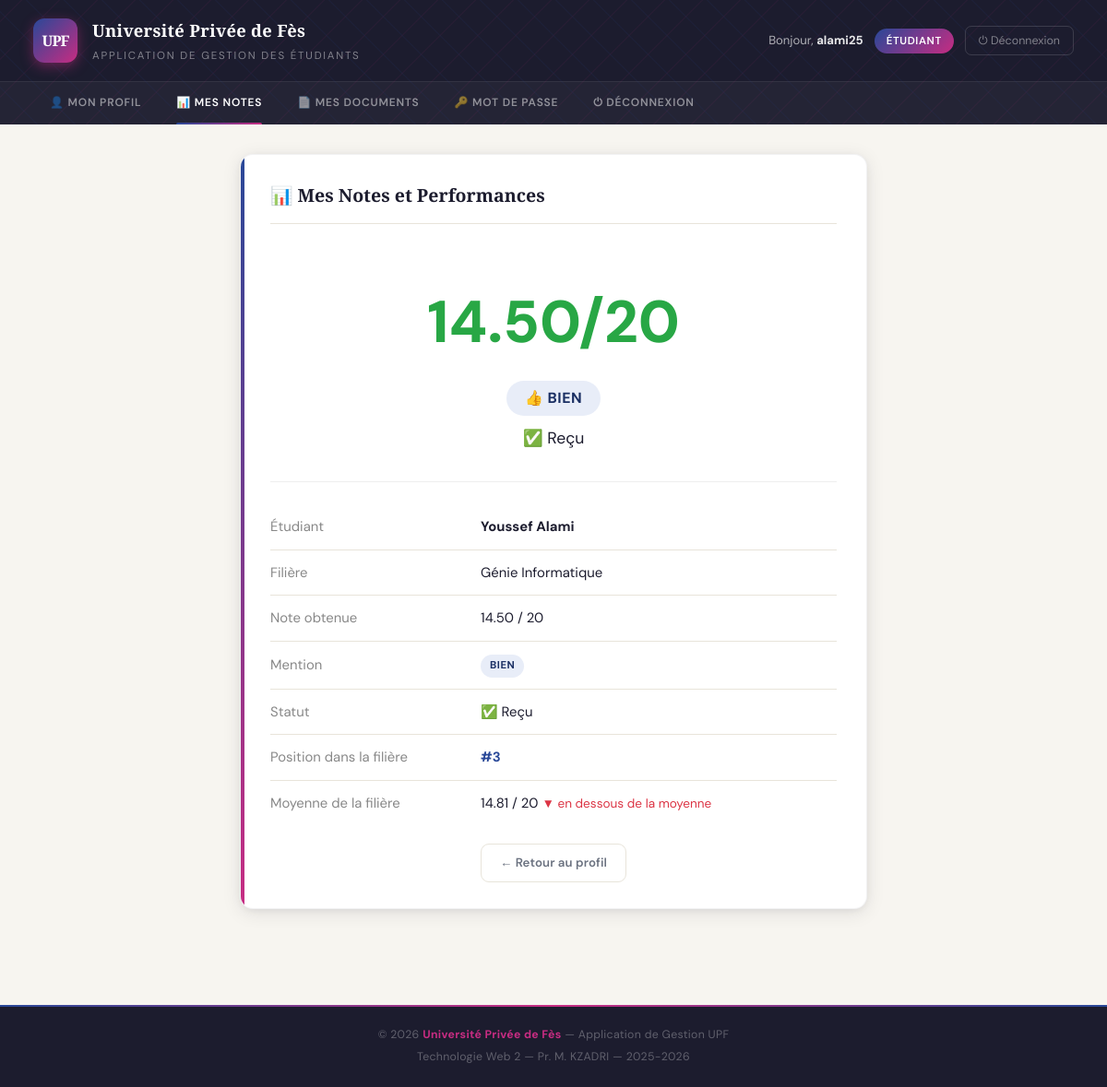
The page /user/notes.php (signed in) on the database its author committed.
### tables this page shows
CREATE TABLE IF NOT EXISTS etudiants (
    Code            VARCHAR(10)  NOT NULL,
    Nom             VARCHAR(50)  NOT NULL,
    Prenom          VARCHAR(50)  NOT NULL,
    Filiere         VARCHAR(10)  DEFAULT NULL,
    Note            DECIMAL(4,2) DEFAULT NULL,
    Photo           VARCHAR(255) DEFAULT NULL,
    date_naissance  DATE         DEFAULT NULL,
    email           VARCHAR(100) DEFAULT NULL,
    telephone       VARCHAR(20)  DEFAULT NULL,
    created_at      DATETIME     NOT NULL,
    PRIMARY KEY (Code),
    UNIQUE KEY uq_email (email),
    CONSTRAINT fk_etudiant_filiere FOREIGN KEY (Filiere) REFERENCES filieres(CodeF) ON DELETE SET NULL
);

CREATE TABLE IF NOT EXISTS filieres (
    CodeF       VARCHAR(10)  NOT NULL,
    IntituleF   VARCHAR(100) NOT NULL,
    responsable VARCHAR(100) DEFAULT NULL,
    nbPlaces    INT          DEFAULT NULL,
    created_at  DATETIME     NOT NULL,
    PRIMARY KEY (CodeF)
);

### user/notes.php (the view, shortened to what this page needs)
<?php
$pdo = getConnexion();
$stmt = $pdo->prepare('
    SELECT e.*, f.IntituleF FROM etudiants e
    LEFT JOIN filieres f ON e.Filiere = f.CodeF
    WHERE e.Code = ?
');
$stmt->execute([$_SESSION['etudiant_id']]);
$etudiant = $stmt->fetch();
$rang = null;
$moy_filiere = null;
if ($etudiant['Filiere'] && $etudiant['Note'] !== null) {
    $stmtRang = $pdo->prepare('
        SELECT COUNT(*) + 1 AS rang
        FROM etudiants
        WHERE Filiere = ? AND Note > ? AND Note IS NOT NULL
    ');
    $stmtRang->execute([$etudiant['Filiere'], $etudiant['Note']]);
    $rang = $stmtRang->fetchColumn();
    $stmtMoy = $pdo->prepare('SELECT ROUND(AVG(Note),2) AS moy FROM etudiants WHERE Filiere = ? AND Note IS NOT NULL');
    $stmtMoy->execute([$etudiant['Filiere']]);
    $moy_filiere = $stmtMoy->fetchColumn();
}
function getMention($note) {
    if ($note >= 14) return ['Bien',       'badge-bien',  '👍'];
    return ['Insuffisant', 'badge-insuf', '❌'];
}
[$mention, $badge, $emoji] = getMention($etudiant['Note']);
$statut = $etudiant['Note'] === null ? 'En attente' : ($etudiant['Note'] >= 10 ? '✅ Reçu' : '❌ Ajorné');
require_once '../includes/header.php';
?>
<div class="card" style="max-width:680px;margin:0 auto;">
    <h2>📊 Mes Notes et Performances</h2>
    <div style="text-align:center;padding:32px 0;border-bottom:1px solid #eee;margin-bottom:24px;">
        <div style="font-size:4rem;font-weight:800;
            color:<?= $etudiant['Note'] === null ? '#aaa' : ($etudiant['Note'] >= 12 ? '#28a745' : ($etudiant['Note'] >= 10 ? '#fd7e14' : '#dc3545')) ?>">
            <?= $etudiant['Note'] !== null ? $etudiant['Note'] . '/20' : '—' ?>
        </div>
        <div style="margin-top:10px;">
            <span class="badge <?= $badge ?>" style="font-size:1rem;padding:6px 20px;">
                <?= $emoji ?> <?= $mention ?>
            </span>
        </div>
        <div style="margin-top:10px;font-size:1.1rem;"><?= $statut ?></div>
    </div>
    <table style="width:100%;font-size:.93rem;">
        <tr style="border-bottom:1px solid #f0f0f0;">
            <td style="color:#888;padding:10px 0;">Étudiant</td>
            <td><strong><?= htmlspecialchars($etudiant['Prenom'] . ' ' . $etudiant['Nom']) ?></strong></td>
        </tr>
        <tr style="border-bottom:1px solid #f0f0f0;">
            <td style="color:#888;padding:10px 0;">Filière</td>
            <td><?= htmlspecialchars($etudiant['IntituleF'] ?? '—') ?></td>
        </tr>
        <tr style="border-bottom:1px solid #f0f0f0;">
            <td style="color:#888;padding:10px 0;">Note obtenue</td>
            <td>
                <?php if ($etudiant['Note'] !== null): ?>
                    <?= $etudiant['Note'] ?> / 20
                <?php else: ?>
                    <span style="color:#aaa;">Non encore évaluée</span>
                <?php endif; ?>
            </td>
        </tr>
        <tr style="border-bottom:1px solid #f0f0f0;">
            <td style="color:#888;padding:10px 0;">Mention</td>
            <td><span class="badge <?= $badge ?>"><?= $mention ?></span></td>
        </tr>
        <tr style="border-bottom:1px solid #f0f0f0;">
            <td style="color:#888;padding:10px 0;">Statut</td>
            <td><?= $statut ?></td>
        </tr>
        <?php if ($rang !== null): ?>
        <tr style="border-bottom:1px solid #f0f0f0;">
            <td style="color:#888;padding:10px 0;">Position dans la filière</td>
            <td><strong style="color:#294898;">#<?= $rang ?></strong></td>
        </tr>
        <?php endif; ?>
        <?php if ($moy_filiere !== null): ?>
        <tr>
            <td style="color:#888;padding:10px 0;">Moyenne de la filière</td>
            <td><?= $moy_filiere ?> / 20
                <?php if ($etudiant['Note'] !== null): ?>
                    <?php if ($etudiant['Note'] > $moy_filiere): ?>
                        <span style="color:#28a745;font-size:.85rem;">▲ au-dessus de la moyenne</span>
                    <?php elseif ($etudiant['Note'] < $moy_filiere): ?>
                        <span style="color:#dc3545;font-size:.85rem;">▼ en dessous de la moyenne</span>
                    <?php else: ?>
                        <span style="color:#fd7e14;font-size:.85rem;">= dans la moyenne</span>
                    <?php endif; ?>
                <?php endif; ?>
            </td>
        </tr>
        <?php endif; ?>
    </table>
    <div style="margin-top:20px;text-align:center;">
        <a href="profil.php" class="btn btn-outline">← Retour au profil</a>
    </div>
</div>
<?php require_once '../includes/footer.php'; ?>

### assets/style.css (style rules this page uses)
:root { --saphir: #294898; --saphir-deep: #1a2f63; --saphir-soft: #e8edf8; --fuchsia: #C72C82; --fuchsia-deep: #9e1f66; --fuchsia-soft: #fce8f3; --ivoire: #F7F5F0; --ivoire-dark: #E8E4DA; --charbon: #1C1C2E; --gris: #6B7280; --gris-light: #F3F4F6; --vert: #059669; --vert-soft: #D1FAE5; --amber: #D97706; --amber-soft: #FEF3C7; --rouge: #DC2626; --rouge-soft: #FEE2E2; --radius: 14px; --radius-sm: 9px; --shadow-sm: 0 1px 4px rgba(28,28,46,.07), 0 1px 2px rgba(28,28,46,.05); --shadow: 0 4px 20px rgba(28,28,46,.10), 0 2px 8px rgba(28,28,46,.06); --shadow-lg: 0 24px 64px rgba(28,28,46,.18), 0 8px 24px rgba(28,28,46,.10); --font-display: 'Playfair Display', Georgia, serif; --font-body: 'DM Sans', sans-serif; --font-mono: 'DM Mono', monospace; }
*, *::before, *::after { box-sizing: border-box; margin: 0; padding: 0; }
html { scroll-behavior: smooth; }
body { font-family: var(--font-body); background: var(--ivoire); color: var(--charbon); min-height: 100vh; font-size: 15px; line-height: 1.65; -webkit-font-smoothing: antialiased; }
.card { background: #fff; border-radius: var(--radius); box-shadow: var(--shadow); padding: 28px 32px; margin-bottom: 24px; border: 1px solid rgba(28,28,46,.055); position: relative; overflow: hidden; animation: cardIn .4s cubic-bezier(.4,0,.2,1) both; }
.card::before { content: ''; position: absolute; left: 0; top: 0; bottom: 0; width: 4px; background: linear-gradient(to bottom, var(--saphir), var(--fuchsia)); border-radius: var(--radius) 0 0 var(--radius); }
.card h2 { font-family: var(--font-display); font-size: 1.22rem; font-weight: 700; color: var(--charbon); margin-bottom: 22px; padding-bottom: 14px; border-bottom: 1px solid var(--ivoire-dark); display: flex; align-items: center; gap: 10px; }
table { width: 100%; border-collapse: separate; border-spacing: 0; font-size: .87rem; }
tbody tr:not(:last-child) td { border-bottom: 1px solid var(--ivoire-dark); }
tbody td { padding: 12px 16px; vertical-align: middle; }
.badge { display: inline-flex; align-items: center; padding: 3px 10px; border-radius: 20px; font-size: .71rem; font-weight: 700; letter-spacing: .5px; text-transform: uppercase; }
.badge-bien { background: var(--saphir-soft); color: var(--saphir-deep); }
.btn { display: inline-flex; align-items: center; gap: 6px; padding: 9px 20px; border-radius: var(--radius-sm); text-decoration: none; font-family: var(--font-body); font-size: .83rem; font-weight: 600; cursor: pointer; border: none; transition: all .2s cubic-bezier(.4,0,.2,1); letter-spacing: .1px; position: relative; overflow: hidden; white-space: nowrap; }
.btn::after { content: ''; position: absolute; inset: 0; background: rgba(255,255,255,.13); opacity: 0; transition: opacity .2s; }
.btn-outline { background: transparent; border: 1.5px solid var(--ivoire-dark); color: var(--gris); box-shadow: none; }

### rows shown on the page
etudiants: Note "14.50", Note "✅ Reçu", Prenom+Nom "Youssef Alami", Filiere.IntituleF "Génie Informatique"

### other values the page prints
$_SESSION['login'] "alami25"
$nl['label'] "👤 MON PROFIL"
$nl['label'] "📊 MES NOTES"
$nl['label'] "📄 MES DOCUMENTS"
$nl['label'] "🔑 MOT DE PASSE"
$nl['label'] "⏻ DÉCONNEXION"
$emoji "👍"
$mention "BIEN"
$rang "3"
$moy_filiere "14.81"
